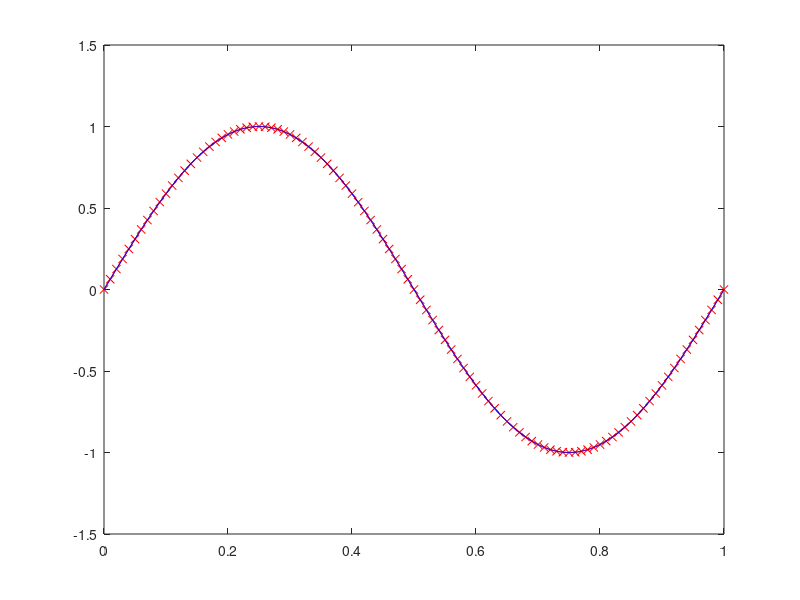

Source code (MATLAB):
clear all;
clc

% the function on the right-hand side of the equation

f=@(t) (4*pi^2)*sin(2*pi*t);

% number of points in (0,1)

n=99;
h=1/(n+1); % mesh diameter


A=(1/h)*gallery('tridiag',n);   % This is a pre-coded matlab matrix that gives you the right one

% we now declare the right-hand side,and the coordinates in the mesh,
% as we fill them entry by entry
 
rhs=sparse(n,1);
x=zeros(n,1);

for i=1:n
    x(i)=i*h;
end 


for i=1:n
    rhs(i,1)=h*f(x(i));
end

%% Now we solve the syste,=m

solution=A\rhs;

solution = [0;solution;0]; % Add the zero boundary condition

%%
% we solved the problem, now it is time to show the results

% first, we start with building the exact solution (for comparison
% purposes)

xx=linspace(0,1,1000);
u=sparse(1000,1);

uexact=@(t) sin(2*pi*t); 

for i=1:1000
    u(i,1)=uexact(xx(i));
end

figure(1)
x=[0;x;1]; % Add the points 0 and 1 to the x variable
plot(x,solution,'rx-') 
hold on
plot(xx,u,'b-')
